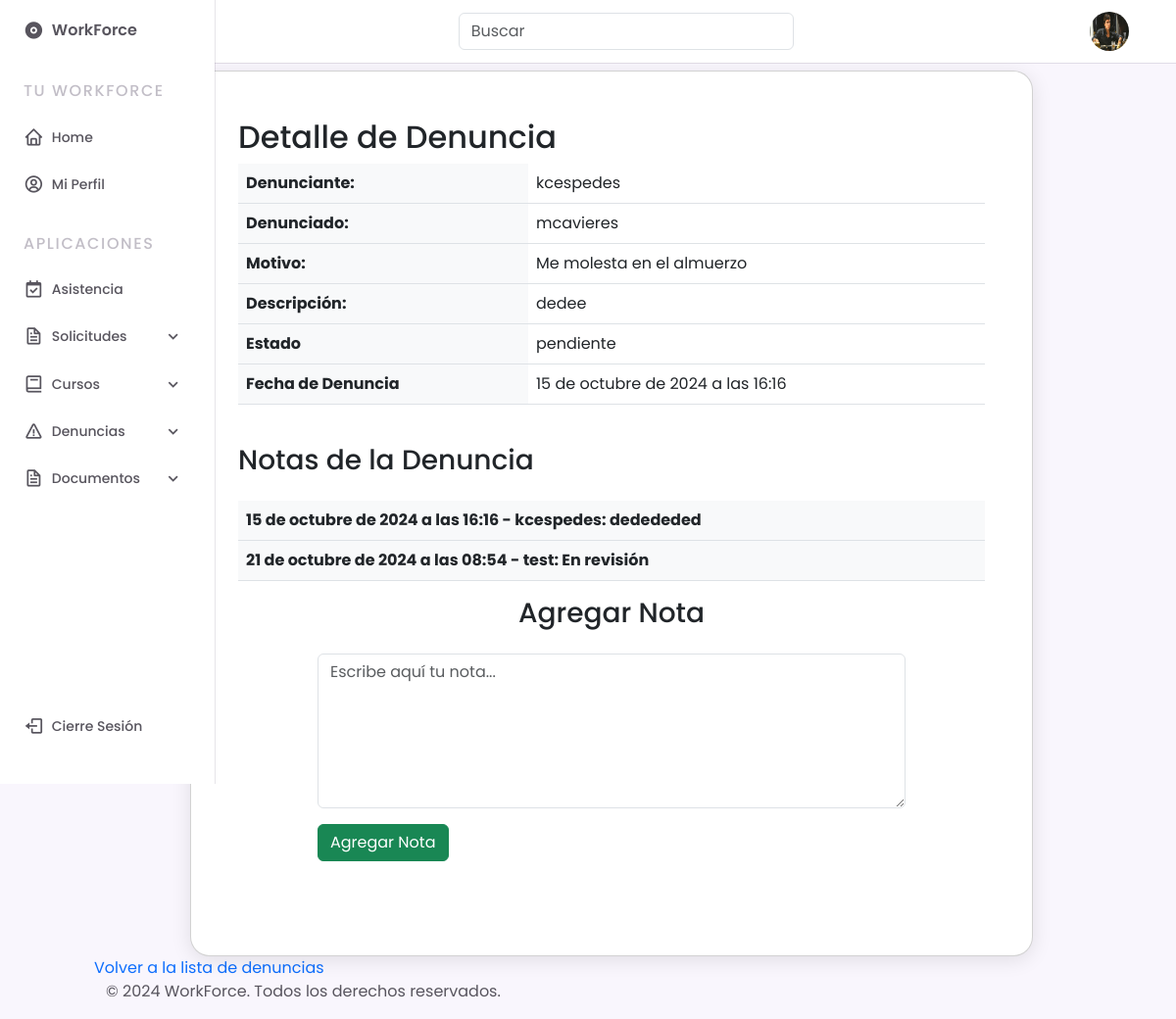
The app's page /gestiones/denuncias/6/ (signed in) with its own data.
### gestiones/models.py (models this page shows, shortened)
class CustomUser(AbstractUser):
    empresa = models.ForeignKey(Empresa, on_delete=models.CASCADE, null=True, blank=True)
    area = models.ForeignKey(Area, on_delete=models.SET_NULL, null=True, blank=True)
    cargo = models.CharField(max_length=255, blank=True, null=True)
    fecha_contratacion = models.DateField(blank=True, null=True)
    foto_perfil = models.ImageField(upload_to='fotos_perfil/', null=True, blank=True)
    telefono = models.CharField(max_length=15, null=True, blank=True)
    fecha_nacimiento = models.DateField(null=True, blank=True)
    direccion = models.CharField(max_length=255, blank=True, null=True)
    salud = models.CharField(max_length=30, choices=[
        ('fonasa', 'Fonasa'),
        ('banmedica', 'Banmédica'),
        ('colmena', 'Colmena Golden Cross'),
        ('consalud', 'Consalud'),
        ('cruzblanca', 'CruzBlanca'),
        ('esencial', 'Esencial'),
        ('masvida', 'Nueva Masvida'),
        ('vidatres', 'Vida Tres'),
    ], blank=True, null=True)
    afp = models.CharField(max_length=30, choices=[
        ('capital', 'AFP Capital'),
        ('cuprum', 'AFP Cuprum'),
        ('habitat', 'AFP Habitat'),
        ('modelo', 'AFP Modelo'),
        ('planvital', 'AFP Planvital'),
        ('provida', 'AFP Provida'),
        ('uno', 'AFP Uno'),
    ], blank=True, null=True)
    horario_asignado = models.CharField(max_length=20, choices=[
        ('8:00-17:30', '8:00 a 17:30'),
        ('9:00-18:30', '9:00 a 18:30'),
        ('21:00-8:00', '21:00 a 8:00'),
        ('otro', 'Otro'),
    ], null=True, blank=True)
    rut = models.CharField(max_length=12, unique=True, null=True, blank=True)
    def __str__(self):
        return self.username

class Denuncia(models.Model):
    ESTADOS_DENUNCIA = [
        ('pendiente', 'Pendiente'),
        ('revision', 'En Revisión'),
        ('resuelta', 'Resuelta'),
    ]
    denunciado = models.ForeignKey(settings.AUTH_USER_MODEL, on_delete=models.CASCADE, related_name='denuncias_recibidas')
    denunciante = models.ForeignKey(settings.AUTH_USER_MODEL, on_delete=models.CASCADE, related_name='denuncias_realizadas')
    motivo = models.CharField(max_length=255)
    descripcion = models.TextField()
    evidencias = models.FileField(upload_to='evidencias_denuncias/', null=True, blank=True)
    contacto_urgencia = models.CharField(max_length=100)
    estado = models.CharField(max_length=50, choices=ESTADOS_DENUNCIA, default='pendiente')
    fecha_creacion = models.DateTimeField(auto_now_add=True)
    fecha_limite = models.DateField(null=True, blank=True)
    PRIORIDADES_DENUNCIA = [
        ('baja', 'Baja'),
        ('media', 'Media'),
        ('alta', 'Alta'),
    ]
    prioridad = models.CharField(max_length=50, choices=PRIORIDADES_DENUNCIA, default='media')

class NotaDenuncia(models.Model):
    denuncia = models.ForeignKey(Denuncia, on_delete=models.CASCADE, related_name='notas')
    usuario = models.ForeignKey(settings.AUTH_USER_MODEL, on_delete=models.CASCADE)
    nota = models.TextField()
    fecha_creacion = models.DateTimeField(auto_now_add=True)

### gestiones/views.py (the view)
# urls.py: path('denuncias/<int:pk>/', views.detalle_denuncia, name='detalle_denuncia'),  # Agrega esta línea
@login_required
def detalle_denuncia(request, pk):
    denuncia = get_object_or_404(Denuncia, pk=pk)
    notas = denuncia.notas.all()  # Notas relacionadas con la denuncia
    es_analista_rrhh = request.user.area and request.user.area.nombre == 'Recursos Humanos' and request.user.cargo == 'Analista de Personas'
    if request.method == 'POST':
        form = NotaDenunciaForm(request.POST)
        if form.is_valid():
            nota = form.save(commit=False)  # No guardamos directamente aún
            nota.denuncia = denuncia        # Relacionamos la nota con la denuncia
            nota.usuario = request.user     # Establecemos el usuario que hizo la nota
            nota.save()                     # Ahora sí guardamos la nota
            return redirect('detalle_denuncia', pk=denuncia.pk)
    else:
        form = NotaDenunciaForm()
    return render(request, 'gestiones/denuncias/detalle_denuncia.html', {
        'denuncia': denuncia,
        'form': form,
        'notas': notas,
        'es_analista_rrhh': es_analista_rrhh
    })

### gestiones/forms.py
class NotaDenunciaForm(forms.ModelForm):
    class Meta:
        model = NotaDenuncia
        fields = ['nota']
        labels = {
            'nota': '',  # Dejar vacío para no mostrar el label "Agregar Nota"
        }
        widgets = {
            'nota': forms.Textarea(attrs={
                'placeholder': 'Escribe aquí tu nota...',
                'rows': 6,  # Puedes ajustar el número de filas según lo que necesites
                'class': 'form-control'  # Añadir la clase para estilos adicionales
            }),
        }

### core/templatetags/custom_tags.py (called while the page is built)
@register.filter
def is_supervisor(user):
    return user.groups.filter(name='supervisores').exists()

### gestiones/templates/gestiones/denuncias/detalle_denuncia.html (shortened to what this page needs)
{% extends "base.html" %}
{% load static %}
{% block content %}
<div class="container d-flex justify-content-center align-items-center" style="min-height: 80vh;">
    <div class="col-lg-10 col-md-12">
        <div class="card p-5" style="border-radius: 20px; background-color: #ffffff; box-shadow: 0px 4px 20px rgba(0, 0, 0, 0.1);">
            <h2>Detalle de Denuncia</h2>
            <div>
                <table class="table table striped">
                    <tbody>
                        <tr>
                            <th class="bg-light">Denunciante: </th>
                            <td>{{ denuncia.denunciante.username }}</td>
                        </tr>
                        <tr>
                            <th class="bg-light">Denunciado:</th>
                            <td>{{ denuncia.denunciado }}</td>
                        </tr>
                        <tr>
                            <th class="bg-light">Motivo:</th>
                            <td>{{ denuncia.motivo }}</td>
                        </tr>
                        <tr>
                            <th class="bg-light">Descripción:</th>
                            <td>{{ denuncia.descripcion }}</td>
                        </tr>
                        <tr>
                            <th class="bg-light">Estado</th>
                            <td>{{ denuncia.estado }}</td>
                        </tr>
                        <tr>
                            <th class="bg-light">Fecha de Denuncia</th>
                            <td>{{ denuncia.fecha_creacion }}</td>
                        </tr>
                    </tbody>
                </table>
            </div>
            <br>
            <h3>Notas de la Denuncia</h3>
            <br>
            <table class="table table striped">
                <tbody>
                    {% for nota in notas %}
                    <tr>
                        <th class="bg-light">{{ nota.fecha_creacion }} - {{ nota.usuario.username }}: {{ nota.nota }}</th>
                    </tr>
                    {% endfor %}
                </tbody>
            </table>
            <h3 style="text-align: center;">Agregar Nota</h3>
            <br>
            <form method="post" style="max-width: 600px; margin: auto;">
                {{ form.as_p }}
                <button type="submit" class="btn btn-success">Agregar Nota</button>
            </form>
            <br>
            <br>
        </div>
    </div>
</div>
<a href="{% url 'lista_denuncias' %}">Volver a la lista de denuncias</a>
{% endblock %}

### core/templates/base.html (shortened to what this page needs)
{% load static %}
{% load custom_tags %}
<!DOCTYPE html>
<html lang="en">
    <head>
        <link href="https://cdn.jsdelivr.net/npm/bootstrap@5.3.0/dist/css/bootstrap.min.css" rel="stylesheet">
        <link rel="stylesheet" href="https://cdn.jsdelivr.net/npm/boxicons@latest/css/boxicons.min.css">
        <link rel="stylesheet" type="text/css" href="{% static 'css/styles.css' %}">
        <link rel="stylesheet" href="https://cdnjs.cloudflare.com/ajax/libs/font-awesome/5.15.4/css/all.min.css">
    </head>
    <body>
        <header class="header">
            <div class="header__container">
                {% if user.foto_perfil %}
                        <img src="{{ user.foto_perfil.url }}" alt="mdo" width="42" height="42" class="header__img">
                    {% else %}
                        <img src="{% static 'img/default_profile.png' %}" alt="mdo" width="42" height="42" class="header__img">
                    {% endif %}
                <a href="{% url 'home' %}" class="header__logo">WorkForce</a>
                <form class="col-12 col-lg-auto mb-3 mb-lg-0 me-lg-3" role="search" action="{% url 'buscar' %}">
                    <input type="search" class="form-control" placeholder="Buscar" aria-label="Search" name="q">
                </form>
            </div>
        </header>
        <div class="nav" id="navbar">
            <nav class="nav__container">
                <div>
                    <a href="{% url 'home' %}" class="nav__link nav__logo">
                        <i class='bx bxs-disc nav__icon' ></i>
                        <span class="nav__logo-name">WorkForce</span>
                    </a>
                    <div class="nav__list">
                        <div class="nav__items">
                            <h3 class="nav__subtitle">Tu WorkForce</h3>
                            <div class="nav__dropdown">
                                <a href="{% url 'home' %}" class="nav__link">
                                    <i class='bx bx-home nav__icon'></i>
                                    <span class="nav__name">Home</span>
                                </a>
                            </div>
                            <div class="nav__dropdown">
                                <a href="{% url 'profile' %}" class="nav__link">
                                    <i class='bx bx-user-circle nav__icon'></i>
                                    <span class="nav__name">Mi Perfil</span>
                                </a>
                            </div>
                        </div>
                        <div class="nav__items">
                            <h3 class="nav__subtitle">Aplicaciones</h3>
                            {% if user|is_supervisor %}
                            <div class="nav__dropdown">
                                <a href="{% url 'registro_asistencia' %}" class="nav__link">
                                    <i class='bx bx-calendar-check nav__icon'></i>
                                    <span class="nav__name">Asistencia</span>
                                </a>
                            </div>
                            <div class="nav__dropdown">
                                <a href="#" class="nav__link">
                                    <i class='bx bx-file nav__icon'></i>
                                    <span class="nav__name">Solicitudes</span>
                                    <i class='bx bx-chevron-down nav__icon nav__dropdown-icon'></i>
                                </a>
                            </div>
                            <div class="nav__dropdown">
                                <a href="#" class="nav__link">
                                    <i class='bx bx-book nav__icon'></i>
                                    <span class="nav__name">Cursos</span>
                                    <i class='bx bx-chevron-down nav__icon nav__dropdown-icon'></i>
                                </a>
                            </div>
                            <div class="nav__dropdown">
                                <a href="#" class="nav__link">
                                    <i class='bx bx-error nav__icon'></i>
                                    <span class="nav__name">Denuncias</span>
                                    <i class='bx bx-chevron-down nav__icon nav__dropdown-icon'></i>
                                </a>
                            </div>
                            <div class="nav__dropdown">
                                <a href="#" class="nav__link">
                                    <i class='bx bx-file nav__icon'></i>
                                    <span class="nav__name">Documentos</span>
                                    <i class='bx bx-chevron-down nav__icon nav__dropdown-icon'></i>
                                </a>
                            </div>
                            {% endif %}
                        </div>
                    </div>
                </div>
                <a href="#" class="nav__link nav__logout" id="logout-link">
                    <i class='bx bx-log-out nav__icon'></i>
                    <span class="nav__name">Cierre Sesión</span>
                </a>
            </nav>
        </div>
        {% block content %}
        {% endblock %}
        <footer>
            <div class="container">
                <p>&copy; 2024 WorkForce. Todos los derechos reservados.</p>
            </div>
        </footer>
    </body>
</html>

### static/css/styles.css (style rules this page uses)
:root { --header-height: 3.5rem; --nav-width: 219px; --first-color: #42d6e0; --first-color-light: #F4F0FA; --title-color: #000000; --text-color: #58555E; --text-color-light: #c2bec7; --body-color: #F9F6FD; --container-color: #FFFFFF; --body-font: 'Poppins', sans-serif; --normal-font-size: .938rem; --small-font-size: .75rem; --smaller-font-size: .75rem; --font-medium: 500; --font-semi-bold: 600; --z-fixed: 100; }
@media screen and (min-width: 1024px) { :root { --normal-font-size: 1rem; --small-font-size: .875rem; --smaller-font-size: .813rem; } }
body { margin: var(--header-height) 0 0 0; padding: 1rem 1rem 0; font-family: var(--body-font); font-size: var(--normal-font-size); background-color: var(--body-color); color: var(--text-color); }
h3 { margin: 0; }
a { text-decoration: none; }
img { max-width: 100%; height: auto; }
.header { position: fixed; top: 0; left: 0; width: 100%; background-color: var(--container-color); box-shadow: 0 1px 0 rgba(22, 8, 43, 0.1); padding: 0 1rem; z-index: var(--z-fixed); }
.header__container { display: flex; align-items: center; height: var(--header-height); justify-content: space-between; }
.header__img { width: 35px; height: 35px; border-radius: 50%; }
.header__logo { color: var(--title-color); font-weight: var(--font-medium); display: none; }
.nav { position: fixed; top: 0; left: -100%; height: 100vh; padding: 1rem 1rem 0; background-color: var(--container-color); box-shadow: 1px 0 0 rgba(22, 8, 43, 0.1); z-index: var(--z-fixed); transition: .4s; }
.nav__container { height: 100%; display: flex; flex-direction: column; justify-content: space-between; padding-bottom: 3rem; overflow: auto; scrollbar-width: none; }
.nav__logo { font-weight: var(--font-semi-bold); margin-bottom: 2.5rem; }
.nav__list, .nav__items { display: grid; }
.nav__list { row-gap: 2.5rem; }
.nav__items { row-gap: 1.5rem; }
.nav__subtitle { font-size: var(--normal-font-size); text-transform: uppercase; letter-spacing: .1rem; color: var(--text-color-light); }
.nav__link { display: flex; align-items: center; color: var(--text-color); }
.nav__icon { font-size: 1.2rem; margin-right: .5rem; }
.nav__name { font-size: var(--small-font-size); font-weight: var(--font-medium); white-space: nowrap; }
.nav__logout { margin-top: 5rem; }
.nav__dropdown { overflow: hidden; max-height: 21px; transition: .4s ease-in-out; }
.nav__dropdown-icon { margin-left: auto; transition: .4s; }
@media screen and (min-width: 768px) { body { padding: 1rem 3rem 0 6rem; } }
@media screen and (min-width: 768px) { .header { padding: 0 3rem 0 6rem; } }
@media screen and (min-width: 768px) { .header__container { height: calc(var(--header-height) + .5rem); } }
@media screen and (min-width: 768px) { .header__logo { display: block; } }
@media screen and (min-width: 768px) { .header__img { width: 40px; height: 40px; order: 1; } }
@media screen and (min-width: 768px) { .nav { left: 0; padding: 1.2rem 1.5rem 0; width: 68px; } }
@media screen and (min-width: 768px) { .nav__items { row-gap: 1.7rem; } }
@media screen and (min-width: 768px) { .nav__icon { font-size: 1.3rem; } }
@media screen and (min-width: 768px) { .nav__logo-name, .nav__name, .nav__subtitle, .nav__dropdown-icon { opacity: 0; transition: .3s; } }

### records on screen
CustomUser: foto_perfil (picture)
Denuncia: denunciante.username "kcespedes", denunciado "mcavieres", motivo "Me molesta en el almuerzo", descripcion "dedee", estado "pendiente", fecha_creacion "15 de octubre de 2024 a las 16:16"
NotaDenuncia: fecha_creacion "15 de octubre de 2024 a las 16:16", usuario.username "kcespedes", nota "dedededed"
NotaDenuncia: fecha_creacion "21 de octubre de 2024 a las 08:54", usuario.username "test", nota "En revisión"
